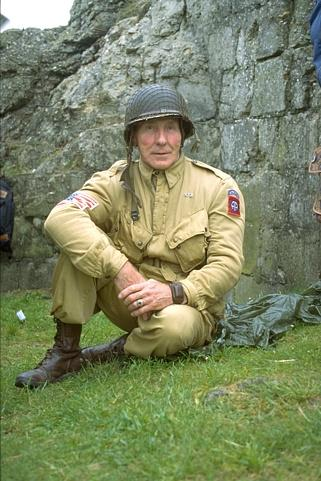
#> input picture Soldier.png, 321 x 481 px
$ python grabCut.py
#> lines starting #> are read from the running program, lines starting #| are printed output that depends on the picture
import numpy as np
import cv2 as cv
from matplotlib import pyplot as plt

img = cv.imread('Soldier.png')
#> img is the input picture: shape (481, 321, 3); mean B, G, R 99.2, 133.9, 124.8
mask = np.zeros(img.shape[:2],np.uint8)

iterCount = 5

rect = (50,50,450,290)

bgdModel = np.zeros((1,65),np.float64)
fgdModel = np.zeros((1,65),np.float64)

model = cv.GC_INIT_WITH_RECT

cv.grabCut(img,mask,rect,bgdModel,fgdModel,iterCount,model)

mask2 = np.where((mask==2)|(mask==0),0,1).astype('uint8')
img = img*mask2[:,:,np.newaxis]
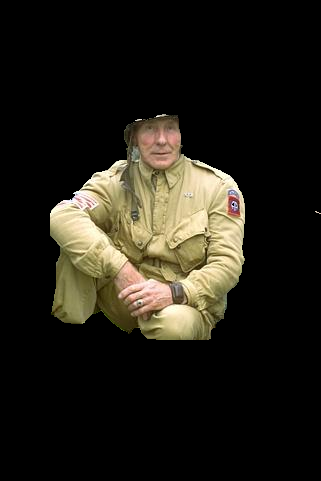
#> img: shape (481, 321, 3); mean B, G, R 22.8, 31.3, 34.5

plt.imshow(img),plt.colorbar(),plt.show()
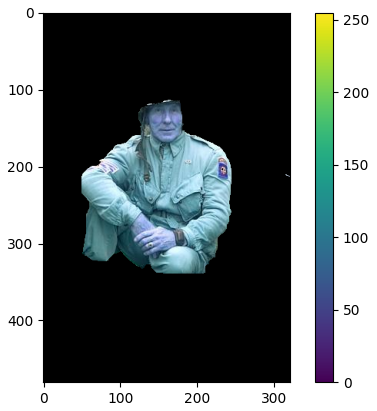
#> figure drawn by matplotlib, 2 panels; B, G, R data is drawn as R, G, B
